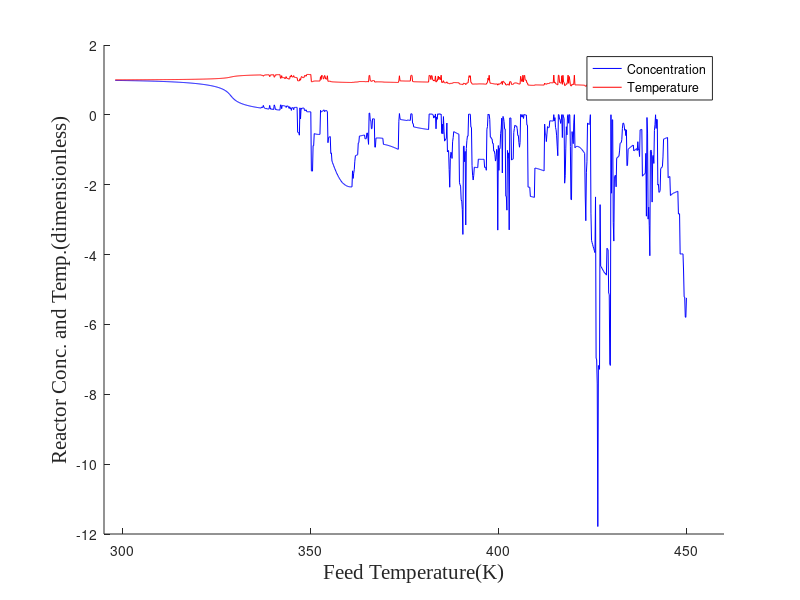

Write MATLAB code to recreate this figure.
%HW2-Prb5
%Navneet Singh(nsingh1@andrew.cmu.edu) 
function Problem_5
clc
clear all 
close all

% Initializing given variables
v  = 18*10^-3;   %m^3
e  = 7550;       %K
q  = 60*10^-6;   %m^3/sec
cp = 4000;       %J/Kg.K
ko = 4.5*10^6;   %sec-1
cf = 3;          %kmol/m^3
del_h = -8*10^7; %J/Kmol
ro = 1000;       %kg/m^3

n  = 1000;      %dividing temeprature range into 'n' parts
tf = linspace(298,450,n); % tf ranges from room temperature to 450K.

%running loop for all feed temperatures 
for i = 1:length(tf)
    x0 = [cf  tf(i)];
    options = optimset('display','off');
    %calling fsolve to solve equations
    [x(:,i),val,f] = fsolve(@eqn,x0,options); 
     
end
 %Defining equation
function f = eqn(x)
    k = ko * exp(-e/x(2));  % k as a function of reactor temp
    f(1) = q * (cf - x(1)) - k * x(1) * v; %concentration equation
    f(2) = tf(i) - x(2) - ((del_h*v)/(ro*cp*q)) * k * x(1);  %temperature equation
end 


figure
hold on 
%plotting required variables.  
plot(tf,x(1,:)/cf,'b')
plot(tf, x(2,:)./tf , 'r')
ylabel('Reactor Conc. and Temp.(dimensionless)','fontsize',15,'fontname','times new roman')
xlabel('Feed Temperature(K)','fontsize',15,'fontname','times new roman')
legend('Concentration','Temperature')
xlim([295,460]); %setting appropriate x-axis limits. 



end